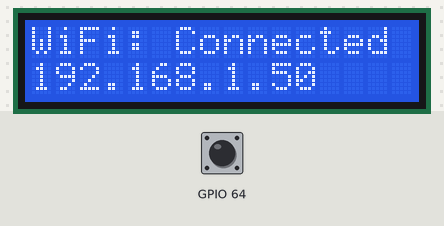
Recording of a program running on a simulated ESP32. Shown: 16×2 character LCD. The test bench sets the inputs (shaded band); at power-on: GPIO 64 HIGH. WiFi joins after 1.5 s; servers stay silent unless stated; I2S audio is not simulated (input reads silence); uploads are accepted with an empty reply; what the program prints to the serial monitor is not drawn.

Above: at 2.7 s.
At 4.7 s:
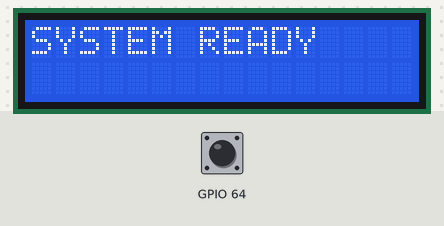
At 6.23 s:
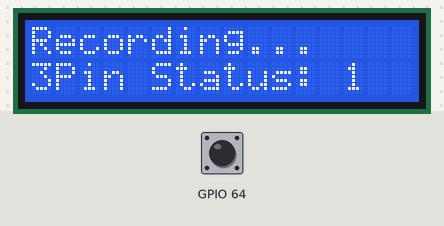
At 6.6 s:
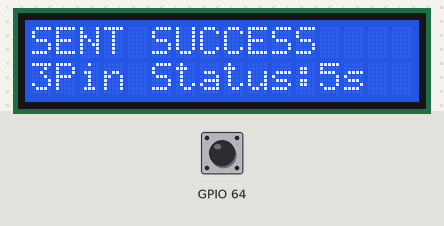
At 22.41 s:
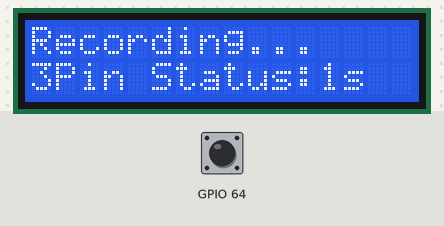
At 38.77 s:
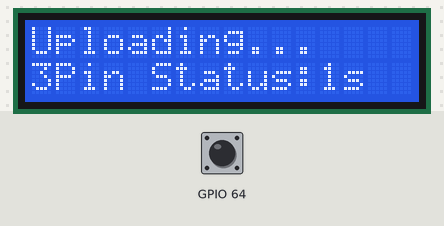

Measured:
- what the display in image 0 shows lasts 2.0 s, from 2.6 s to 4.6 s
- what the display in image 1 shows lasts 1.6 s, from 4.6 s to 6.2 s
- what the display in image 3 shows lasts 1.0 s, from 6.5 s to 7.5 s

The program:

main.cpp
```cpp
#include <Arduino.h>
#include <WiFi.h>
#include <HTTPClient.h>
#include <driver/i2s.h>
#include <Wire.h>
#include <LiquidCrystal_I2C.h>
#include <PCF8575.h>

// ======================================================
// CẤU HÌNH HỆ THỐNG
// ======================================================
const char *ssid = "VGU_Student_Guest";
const char *password = "";
const char *serverUrl = "http://172.16.131.249:3000/upload";

// Bus I2C 1: Mạch 16-bit (Chân 21, 22)
#define I2C1_SDA 21
#define I2C1_SCL 22
PCF8575 ioExpander(0x20, I2C1_SDA, I2C1_SCL);

// Bus I2C 2: LCD (Chân 19, 18)
#define I2C2_SDA 19
#define I2C2_SCL 18
LiquidCrystal_I2C lcd(0x27, 16, 2);

// I2S Mic
#define I2S_BCK 27
#define I2S_WS 25
#define I2S_DIN 35
#define SAMPLE_RATE 16000
#define BUFFER_SIZE 4096
static uint8_t audioBuffer[BUFFER_SIZE];

// Biến lưu trạng thái cũ để chống nháy
int last3PinStatus = -1;

// ======================================================
// WIFI CONNECT
// ======================================================
void connectWiFi()
{
  lcd.setCursor(0, 0);
  lcd.print("WiFi: Connecting");
  WiFi.begin(ssid, password);
  int retry = 0;
  while (WiFi.status() != WL_CONNECTED && retry < 20)
  {
    delay(500);
    Serial.print(".");
    retry++;
  }
  lcd.setCursor(0, 0);
  if (WiFi.status() == WL_CONNECTED)
  {
    lcd.print("WiFi: Connected "); // Thêm khoảng trắng để xóa chữ cũ
    lcd.setCursor(0, 1);
    lcd.print(WiFi.localIP());
  }
  else
  {
    lcd.print("WiFi: FAILED    ");
  }
  delay(2000);
}

// ======================================================
// SETUP
// ======================================================
void setup()
{
  Serial.begin(115200);
  delay(1000);

  // 1. Khởi tạo LCD trên chân 19, 18
  Wire.begin(I2C2_SDA, I2C2_SCL);
  lcd.init();
  lcd.backlight();
  lcd.clear();
  lcd.print("System Booting");

  // 2. Khởi tạo Mạch 16-bit trên chân 21, 22
  if (ioExpander.begin())
  {
    Serial.println("IO Expander OK!");
    ioExpander.pinMode(P0, INPUT);
  }

  // 3. WiFi
  connectWiFi();

  // 4. Cấu hình I2S
  i2s_config_t i2s_config = {
      .mode = (i2s_mode_t)(I2S_MODE_MASTER | I2S_MODE_RX),
      .sample_rate = SAMPLE_RATE,
      .bits_per_sample = I2S_BITS_PER_SAMPLE_16BIT,
      .channel_format = I2S_CHANNEL_FMT_ONLY_LEFT,
      .communication_format = I2S_COMM_FORMAT_STAND_I2S,
      .intr_alloc_flags = ESP_INTR_FLAG_LEVEL1,
      .dma_buf_count = 2,
      .dma_buf_len = 128,
      .use_apll = false};
  i2s_driver_install(I2S_NUM_0, &i2s_config, 0, NULL);
  i2s_pin_config_t pin_config = {
      .bck_io_num = I2S_BCK,
      .ws_io_num = I2S_WS,
      .data_out_num = -1,
      .data_in_num = I2S_DIN};
  i2s_set_pin(I2S_NUM_0, &pin_config);

  lcd.clear();
  lcd.print("SYSTEM READY");
  delay(1500);
}

// ======================================================
// RECORD + UPLOAD
// ======================================================
void recordAndUpload()
{
  if (WiFi.status() != WL_CONNECTED)
    return;

  // Đọc trạng thái từ IO Expander
  uint8_t signal3Pin = ioExpander.digitalRead(P0);

  // Cập nhật LCD dòng 1 (Chỉ in khi cần, không dùng lcd.clear)
  lcd.setCursor(0, 0);
  lcd.print("Recording...    ");

  // Cập nhật LCD dòng 2 (Chỉ in khi trạng thái thay đổi để chống nháy)
  if (signal3Pin != last3PinStatus)
  {
    lcd.setCursor(0, 1);
    lcd.print("3Pin Status: ");
    lcd.print(signal3Pin == HIGH ? "1" : "0");
    lcd.print(" ");
    last3PinStatus = signal3Pin;
  }

  size_t bytesRead = 0;
  i2s_read(I2S_NUM_0, audioBuffer, BUFFER_SIZE, &bytesRead, pdMS_TO_TICKS(2000));

  // Thông báo Upload
  lcd.setCursor(0, 0);
  lcd.print("Uploading...    ");

  HTTPClient http;
  http.begin(serverUrl);
  http.setTimeout(10000);
  http.addHeader("Content-Type", "application/octet-stream");
  http.addHeader("x-device-id", "ESP32-A1S-Tuan");
  http.addHeader("x-sensor-status", String(signal3Pin));

  int httpCode = http.POST(audioBuffer, bytesRead);

  lcd.setCursor(0, 0);
  if (httpCode == 200)
  {
    lcd.print("SENT SUCCESS    ");
  }
  else
  {
    lcd.print("HTTP ERR: ");
    lcd.print(httpCode);
    lcd.print("  ");
  }
  http.end();

  // Đếm ngược (Không dùng clear để giữ thông báo SUCCESS)
  for (int i = 5; i > 0; i--)
  {
    lcd.setCursor(12, 1);
    lcd.print(i);
    lcd.print("s ");
    delay(1000);
  }
}

void loop()
{
  recordAndUpload();
}
```
